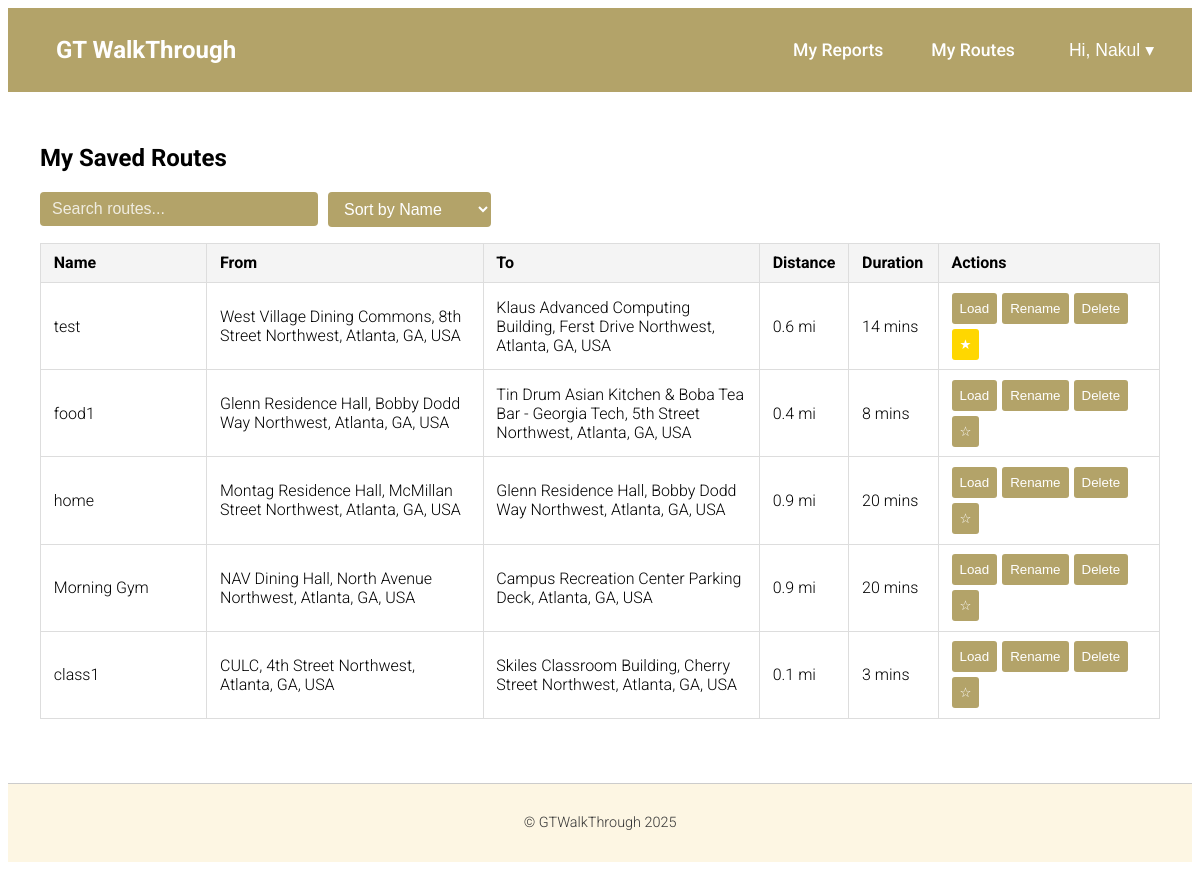
/my-routes/ (signed in), run on an earlier commit of the app's database.
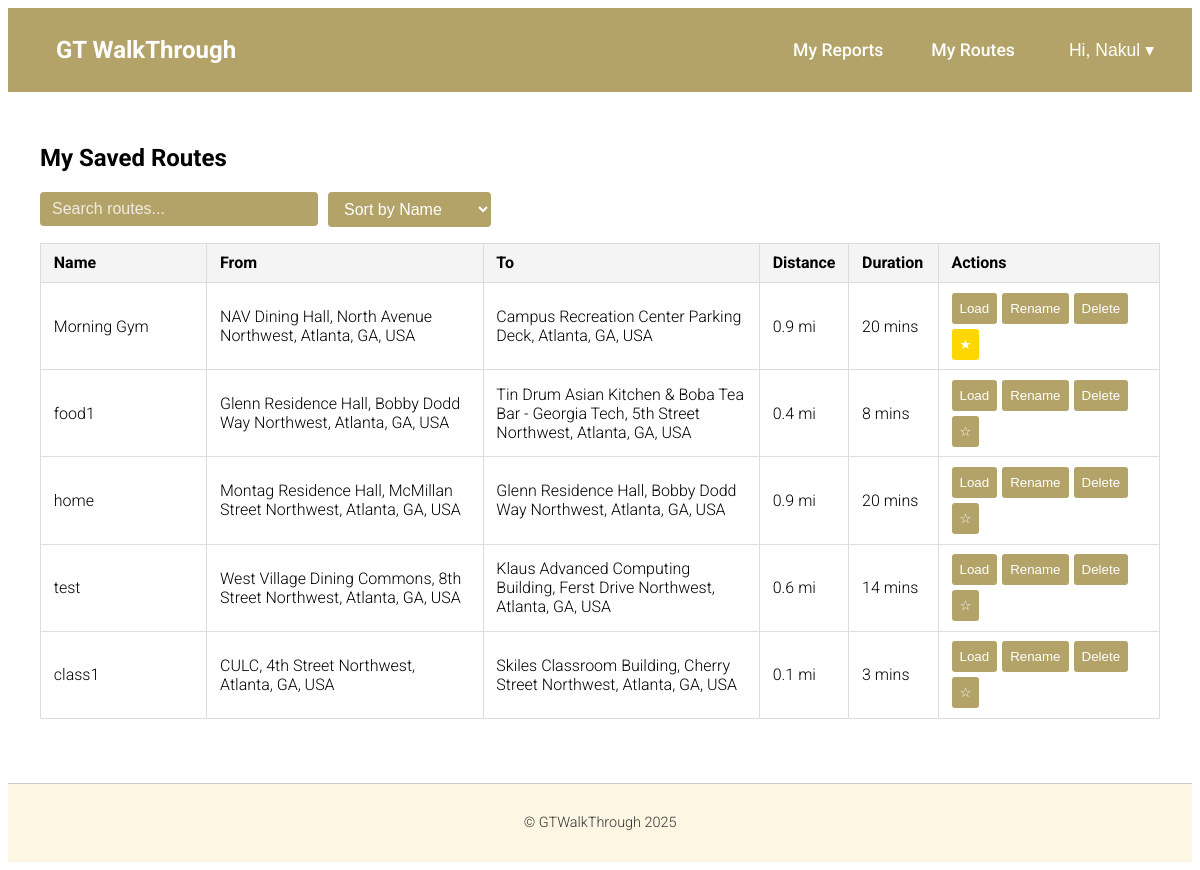
And on a later commit of the database.
### gtwt_app/models.py (models this page shows, shortened)
class SavedRoute(models.Model):
    user          = models.ForeignKey(User, on_delete=models.CASCADE, related_name='saved_routes')
    name          = models.CharField(max_length=100)
    origin        = models.CharField(max_length=255)
    destination   = models.CharField(max_length=255)
    travel_mode   = models.CharField(max_length=20)
    steps         = models.JSONField()
    distance_text = models.CharField(max_length=50)
    duration_text = models.CharField(max_length=50)
    created_at    = models.DateTimeField(auto_now_add=True)
    is_favorite = models.BooleanField(default=False)

### gtwt_app/views.py (the view)
# urls.py: path('my-routes/', views.my_routes, name='my_routes'),
@login_required
def my_routes(request):
    routes = SavedRoute.objects.filter(user=request.user).order_by('-is_favorite', '-created_at')
    for r in routes:
        if r.steps:
            r.steps_json = json.dumps(r.steps, cls=DjangoJSONEncoder).replace('"', '&quot;')
        else:
            r.steps_json = "[]" #fallback
    return render(request, 'my_routes.html', {'routes': routes})

### gtwt_app/templates/my_routes.html (shortened to what this page needs)
{% extends "base.html" %}
{% load static %}
 {% block content %}
<h2>My Saved Routes</h2>
{% if routes %}
<div class="search-sort-container">
  <input type="text" id="searchInput" placeholder="Search routes..." />
  <select id="sortSelect">
    <option value="name">Sort by Name</option>
  </select>
</div>
<table class="route-table" id="routesTable">
  <thead>
    <tr>
      <th style="width: 15%">Name</th>
      <th style="width: 25%">From</th>
      <th style="width: 25%">To</th>
      <th style="width: 7%">Distance</th>
      <th style="width: 8%">Duration</th>
      <th style="width: 20%">Actions</th>
    </tr>
  </thead>
  <tbody>
    {% for r in routes %}
    <tr data-route-id="{{ r.id }}">
      <td>
        <span class="route-name">{{ r.name }}</span>
      </td>
      <td>{{ r.origin }}</td>
      <td>{{ r.destination }}</td>
      <td class="distance">{{ r.distance_text }}</td>
      <td class="duration">{{ r.duration_text }}</td>
      <td>
        <div
          style="
            display: flex;
            flex-direction: row;
            gap: 5px;
            flex-wrap: wrap;
            align-items: center;
          "
        >
          <button
            class="route-btn load-route-btn"
            data-steps="{{ r.steps_json|safe }}"
          >
            Load
          </button>
          <button class="route-btn rename-btn">Rename</button>
          <button class="route-btn delete-route-btn">Delete</button>
          <button
            class="route-btn favorite-route-btn"
            data-favorite="{{ r.is_favorite|yesno:'true,false' }}"
            style="background-color: {% if r.is_favorite %}#FFD700{% else %}#B3A369{% endif %};"
          >
            {% if r.is_favorite %}★{% else %}☆{% endif %}
          </button>
        </div>
      </td>
    </tr>
    {% endfor %}
  </tbody>
</table>
{% else %}
<p>You haven’t saved any routes yet.</p>
{% endif %} {% endblock %}

What changed in the data, as far as the page shows it:
changed SavedRoute "Morning Gym": is_favorite "☆" → "★"; moves up the list
changed SavedRoute "test": is_favorite "★" → "☆"; moves down the list
